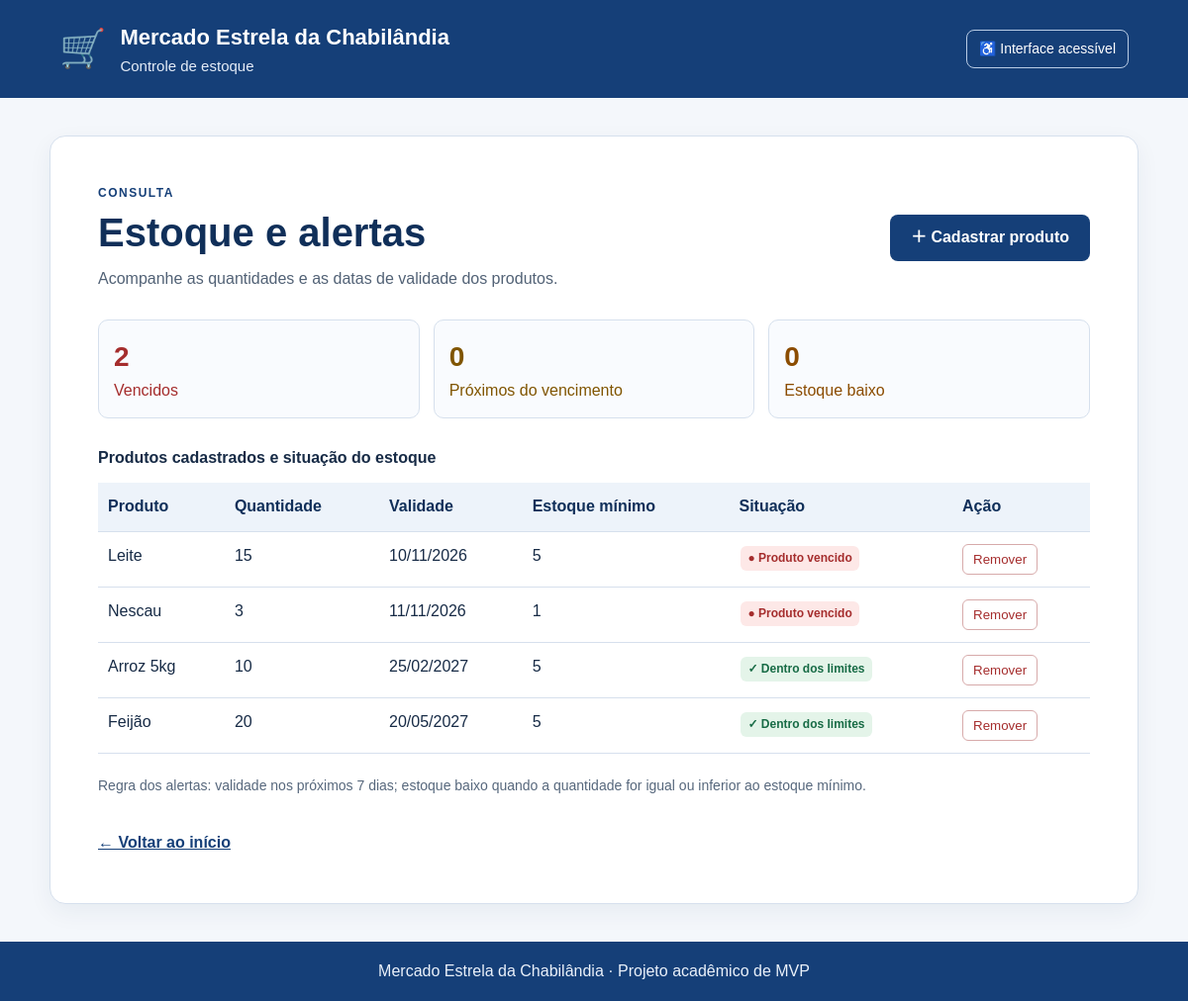
The page /estoque on the database its author committed.
### tables this page shows
CREATE TABLE produtos (
                id INTEGER PRIMARY KEY AUTOINCREMENT,
                nome TEXT NOT NULL,
                quantidade INTEGER NOT NULL CHECK (quantidade >= 0),
                data_validade TEXT NOT NULL,
                estoque_minimo INTEGER NOT NULL CHECK (estoque_minimo >= 0),
                data_cadastro TEXT NOT NULL
            );

### app.py (the view)
@app.route("/estoque")
def resultados():
    hoje = date.today()
    limite = hoje + timedelta(days=DIAS_ALERTA_VALIDADE)
    with conectar() as con:
        produtos = con.execute("""
            SELECT * FROM produtos
            ORDER BY data_validade ASC, nome COLLATE NOCASE ASC
        """).fetchall()
    itens = []
    for p in produtos:
        validade = date.fromisoformat(p["data_validade"])
        dias = (validade - hoje).days
        perto_validade = 0 <= dias <= DIAS_ALERTA_VALIDADE
        vencido = dias < 0
        estoque_baixo = p["quantidade"] <= p["estoque_minimo"]
        itens.append({
            **dict(p),
            "validade_formatada": validade.strftime("%d/%m/%Y"),
            "perto_validade": perto_validade,
            "vencido": vencido,
            "estoque_baixo": estoque_baixo,
            "dias_validade": dias
        })
    return render_template("estoque.html", produtos=itens, dias_alerta=DIAS_ALERTA_VALIDADE)

### app.py (called while the page is built)
def conectar():
    conexao = sqlite3.connect(DB_PATH)
    conexao.row_factory = sqlite3.Row
    return conexao

### templates/estoque.html (shortened to what this page needs)
{% extends "base.html" %}
{% block content %}
<section class="painel">
  <div class="cabecalho-pagina">
    <div><p class="etiqueta">CONSULTA</p><h1>Estoque e alertas</h1>
    <p>Acompanhe as quantidades e as datas de validade dos produtos.</p></div>
    <a class="botao primario" href="{{ url_for('cadastro') }}">＋ Cadastrar produto</a>
  </div>
  {% set vencidos = produtos | selectattr('vencido') | list %}
  {% set validade_alerta = produtos | selectattr('perto_validade') | list %}
  {% set estoque_alerta = produtos | selectattr('estoque_baixo') | list %}
  <div class="resumo-alertas" aria-label="Resumo dos alertas">
    <div class="resumo vencido"><strong>{{ vencidos|length }}</strong><span>Vencidos</span></div>
    <div class="resumo atencao"><strong>{{ validade_alerta|length }}</strong><span>Próximos do vencimento</span></div>
    <div class="resumo baixo"><strong>{{ estoque_alerta|length }}</strong><span>Estoque baixo</span></div>
  </div>
  {% if produtos %}
  <div class="tabela-area">
    <table>
      <caption>Produtos cadastrados e situação do estoque</caption>
      <thead><tr><th scope="col">Produto</th><th scope="col">Quantidade</th><th scope="col">Validade</th><th scope="col">Estoque mínimo</th><th scope="col">Situação</th><th scope="col">Ação</th></tr></thead>
      <tbody>
      {% for p in produtos %}
        <tr>
          <td data-label="Produto">{{ p.nome }}</td>
          <td data-label="Quantidade">{{ p.quantidade }}</td>
          <td data-label="Validade">{{ p.validade_formatada }}</td>
          <td data-label="Estoque mínimo">{{ p.estoque_minimo }}</td>
          <td data-label="Situação">
            {% if p.vencido %}<span class="selo vencido">● Produto vencido</span>
            {% elif p.perto_validade %}<span class="selo atencao">! Próximo do vencimento</span>{% endif %}
            {% if not p.vencido and not p.perto_validade and not p.estoque_baixo %}<span class="selo normal">✓ Dentro dos limites</span>{% endif %}
          </td>
          <td data-label="Ação">
            <form method="post" action="{{ url_for('excluir', produto_id=p.id) }}" onsubmit="return confirm('Deseja remover este produto?');">
              <button class="botao-excluir" type="submit" aria-label="Remover {{ p.nome }}">Remover</button>
            </form>
          </td>
        </tr>
      {% endfor %}
      </tbody>
    </table>
  </div>
  {% endif %}
  <p class="explicacao-alertas">Regra dos alertas: validade nos próximos {{ dias_alerta }} dias; estoque baixo quando a quantidade for igual ou inferior ao estoque mínimo.</p>
  <a class="link-voltar" href="{{ url_for('inicio') }}">← Voltar ao início</a>
</section>
{% endblock %}

### templates/base.html (shortened to what this page needs)
<!doctype html>
<html lang="pt-BR">
<head>
  <link rel="stylesheet" href="{{ url_for('static', filename='css/estilo.css') }}">
</head>
<body>
  <header class="topo">
    <a class="marca" href="{{ url_for('inicio') }}" aria-label="Mercado Estrela da Chabilândia - página inicial">
      <span class="marca-icone" aria-hidden="true">🛒</span>
      <span><strong>Mercado Estrela da Chabilândia</strong><small>Controle de estoque</small></span>
    </a>
    <span class="acessibilidade">♿ Interface acessível</span>
  </header>
  <main id="conteudo" class="container">
    {% block content %}{% endblock %}
  </main>
  <footer class="rodape">Mercado Estrela da Chabilândia · Projeto acadêmico de MVP</footer>
</body>
</html>

### static/css/estilo.css (style rules this page uses)
:root { --azul: #153f78; --azul-escuro: #102f59; --azul-claro: #eaf2fc; --amarelo: #f4c542; --texto: #172b46; --fundo: #f4f7fb; --borda: #d6e0ed; --verde: #176b45; --vermelho: #a52d2d; }
* { box-sizing: border-box; }
body { margin: 0; background: var(--fundo); color: var(--texto); font-family: Arial, Helvetica, sans-serif; line-height: 1.55; }
a { color: inherit; }
.topo { background: var(--azul); color: white; padding: 20px max(5vw, 24px); display: flex; align-items: center; justify-content: space-between; gap: 20px; }
.marca { display: flex; align-items: center; gap: 14px; text-decoration: none; }
.marca-icone { font-size: 38px; }
.marca strong { display: block; font-size: 22px; }
.marca small { display: block; color: #e5edf8; font-size: 15px; }
.acessibilidade { border: 1px solid #b9cce5; border-radius: 8px; padding: 8px 12px; font-size: 14px; }
.container { width: min(1100px, 92%); margin: 38px auto; min-height: 65vh; }
.boas-vindas, .painel { background: white; border: 1px solid var(--borda); border-radius: 16px; padding: clamp(22px, 4vw, 48px); box-shadow: 0 8px 25px rgba(20, 50, 85, .06); }
.etiqueta { color: var(--azul); font-weight: 700; font-size: 12px; letter-spacing: 1.5px; margin: 0 0 8px; }
h1 { color: var(--azul-escuro); font-size: clamp(28px, 4vw, 40px); line-height: 1.15; margin: 0 0 12px; }
.cabecalho-pagina { display: flex; align-items: center; justify-content: space-between; gap: 20px; margin-bottom: 28px; }
.cabecalho-pagina p:not(.etiqueta) { margin: 0; color: #526276; }
.botao { display: inline-flex; justify-content: center; align-items: center; min-height: 46px; padding: 10px 20px; border-radius: 8px; font: inherit; font-weight: 700; text-decoration: none; cursor: pointer; border: 1px solid transparent; }
.primario { background: var(--azul); color: white; }
.resumo-alertas { display: grid; grid-template-columns: repeat(3, 1fr); gap: 14px; margin: 20px 0 28px; }
.resumo { border-radius: 10px; padding: 15px; display: flex; flex-direction: column; border: 1px solid var(--borda); background: #f9fbfe; }
.resumo strong { font-size: 28px; }
.vencido { color: var(--vermelho); }
.atencao { color: #805500; }
.baixo { color: #8b4c00; }
.tabela-area { overflow-x: auto; }
table { width: 100%; border-collapse: collapse; background: white; }
caption { text-align: left; font-weight: 700; padding: 0 0 12px; }
th, td { text-align: left; padding: 12px 10px; border-bottom: 1px solid var(--borda); vertical-align: top; }
th { background: #edf3fa; color: var(--azul-escuro); }
.selo { display: inline-block; border-radius: 6px; padding: 3px 7px; margin: 2px; font-size: 12px; font-weight: 700; background: #f2f4f7; }
.selo.vencido { background: #fde8e7; }
.selo.normal { background: #e4f4e9; color: var(--verde); }
.botao-excluir { color: var(--vermelho); background: white; border: 1px solid #d7aaaa; padding: 7px 10px; border-radius: 6px; cursor: pointer; }
.explicacao-alertas { color: #56677c; font-size: 14px; margin: 22px 0; }
.link-voltar { display: inline-block; color: var(--azul); font-weight: 700; margin-top: 12px; }
.rodape { text-align: center; color: #eaf1fa; background: var(--azul); padding: 18px; }

### rows shown on the page
produtos: nome "Leite", quantidade "15", validade_formatada "10/11/2026", estoque_minimo "5", shows "● Produto vencido"
produtos: nome "Nescau", quantidade "3", validade_formatada "11/11/2026", estoque_minimo "1", shows "● Produto vencido"
produtos: nome "Arroz 5kg", quantidade "10", validade_formatada "25/02/2027", estoque_minimo "5", shows "✓ Dentro dos limites"
produtos: nome "Feijão", quantidade "20", validade_formatada "20/05/2027", estoque_minimo "5", shows "✓ Dentro dos limites"

### other values the page prints
{{ vencidos|length }} "2"
{{ validade_alerta|length }} "0"
{{ estoque_alerta|length }} "0"
{{ dias_alerta }} "7"
